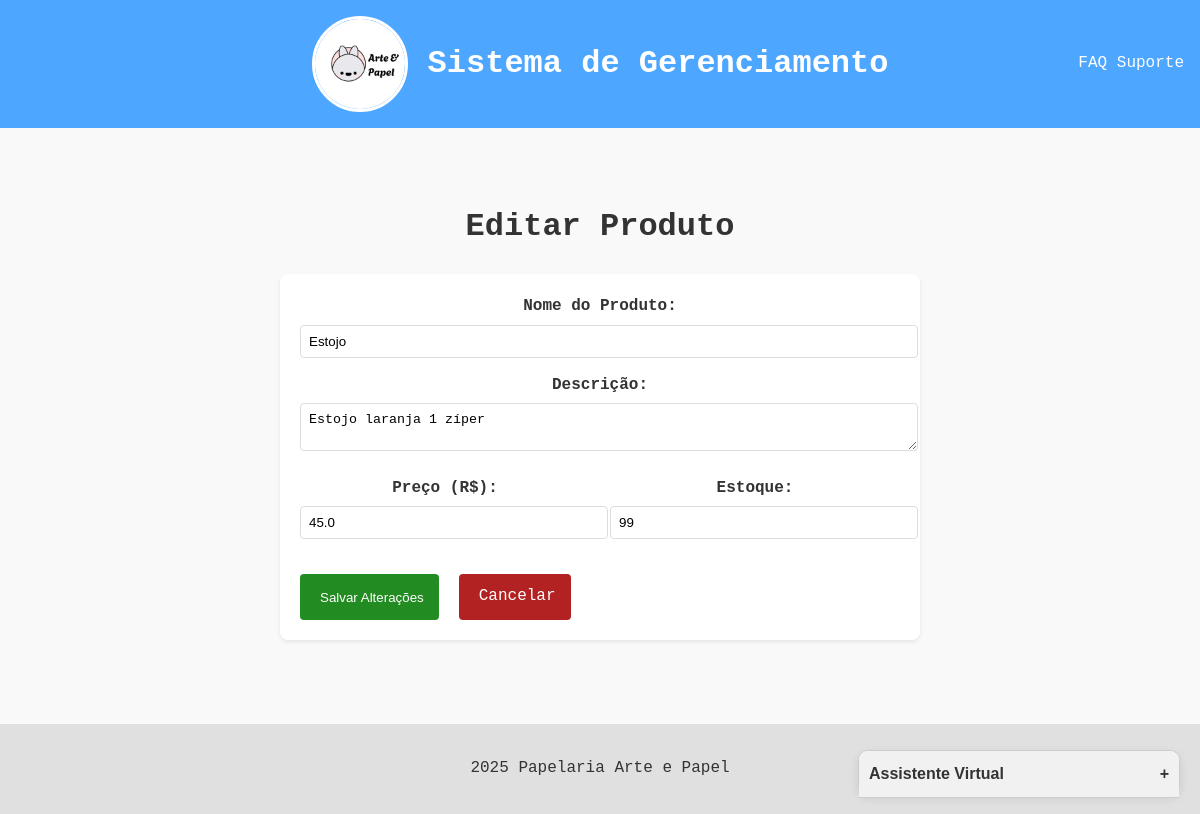
The page /produtos/editar/2 on the database as committed earlier.
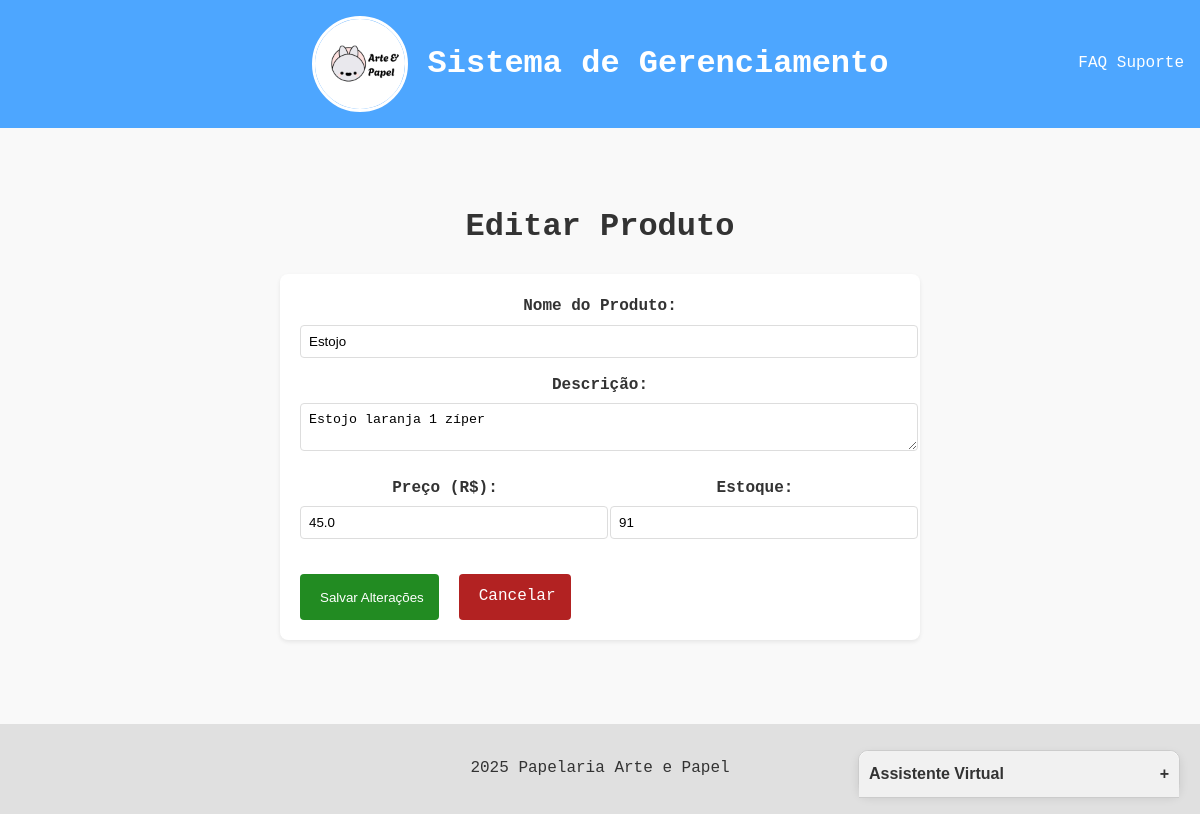
The same page on the database as committed later.
### app.py (models this page shows)
class Produto(db.Model):
    id = db.Column(db.Integer, primary_key=True)
    nome = db.Column(db.String(100), nullable=False)
    descricao = db.Column(db.String(200))
    preco = db.Column(db.Float, nullable=False)
    quantidade = db.Column(db.Integer, default=0)
    data_cadastro = db.Column(db.DateTime, default=datetime.utcnow)

### app.py (the view, shortened to what this page needs)
@app.route('/produtos/editar/<int:id>', methods=['GET', 'POST'])
def editar_produto(id):
    produto = Produto.query.get_or_404(id)
    return render_template('produtos/editar.html', produto=produto)

### templates/produtos/editar.html (shortened to what this page needs)
{% extends "base.html" %}
{% block content %}
<div class="container">
    <h1>Editar Produto</h1>
    <form method="POST" class="form-produto">
        <div class="form-group">
            <label for="nome">Nome do Produto:</label>
            <input type="text" id="nome" name="nome"
                   value="{{ produto.nome }}" required>
        </div>
        <div class="form-group">
            <label for="descricao">Descrição:</label>
            <textarea id="descricao" name="descricao">{{ produto.descricao }}</textarea>
        </div>
        <div class="form-row">
            <div class="form-group">
                <label for="preco">Preço (R$):</label>
                <input type="number" step="0.01" id="preco" name="preco"
                       value="{{ produto.preco }}" required>
            </div>
            <div class="form-group">
                <label for="quantidade">Estoque:</label>
                <input type="number" id="quantidade" name="quantidade"
                       value="{{ produto.quantidade }}">
            </div>
        </div>
        <div class="form-actions">
            <button type="submit" class="btn-salvar">
                 Salvar Alterações
            </button>
            <a href="{{ url_for('listar_produtos') }}" class="btn-cancelar">
                 Cancelar
            </a>
        </div>
    </form>
</div>
{% endblock %}

Rows that differ between the two databases and show on the page:
changed Produto "Estojo": quantidade "99" → "91"
